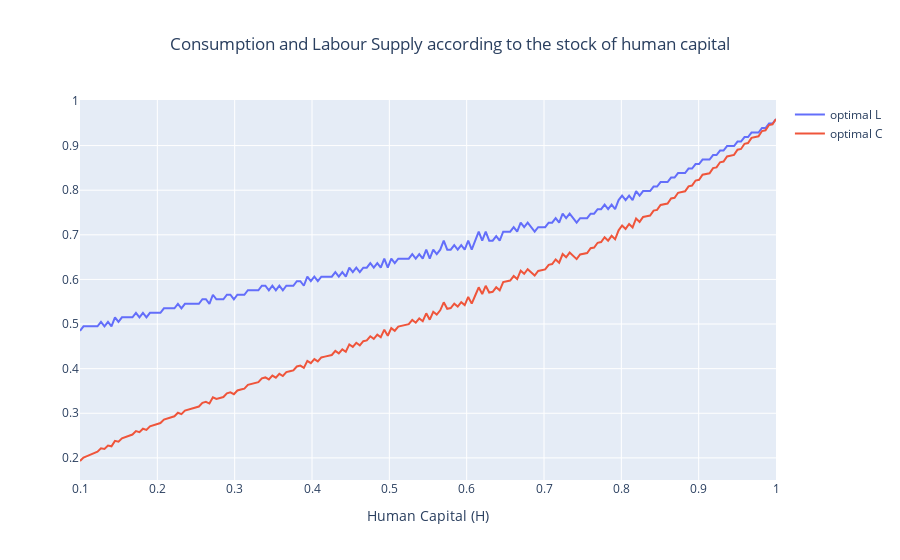

This figure's notebook cell:
### Markdown cell above
## 2.3 Consumption and Labour Supply according to a  stock of Human Capital

### Code cell
consumption = (H_values**alpha)*policy

fig = go.Figure()

fig.add_trace(go.Scatter(
    x=H_values,
    y=policy,
    mode = "lines",
    name='optimal L',
))
fig.add_trace(go.Scatter(
    x=H_values,
    y=consumption,
    name="optimal C"
))
fig.update_layout(
    title = {
        "text":"Consumption and Labour Supply according to the stock of human capital",
        "x": 0.5,
        "xanchor": "center"
    },
    xaxis_title='Human Capital (H)',
    # yaxis_title='Labour supply (L)',
    showlegend=True
)
fig.show()

### Figure 1 — Plotly figure (JSON) as saved in the notebook; plotly's stock layout.template omitted (floating-point values rounded to 4 significant figures; data arrays with more than 128 entries replaced by an {"elided": "..."} marker saying what was removed)
{"data": [{"mode": "lines", "name": "optimal L", "type": "scatter", "x": {"elided": "200 float values"}, "y": {"elided": "200 float values"}}, {"name": "optimal C", "type": "scatter", "x": {"elided": "200 float values"}, "y": {"elided": "200 float values"}}], "layout": {"showlegend": true, "title": {"text": "Consumption and Labour Supply according to the stock of human capital", "x": 0.5, "xanchor": "center"}, "xaxis": {"title": {"text": "Human Capital (H)"}}}}
